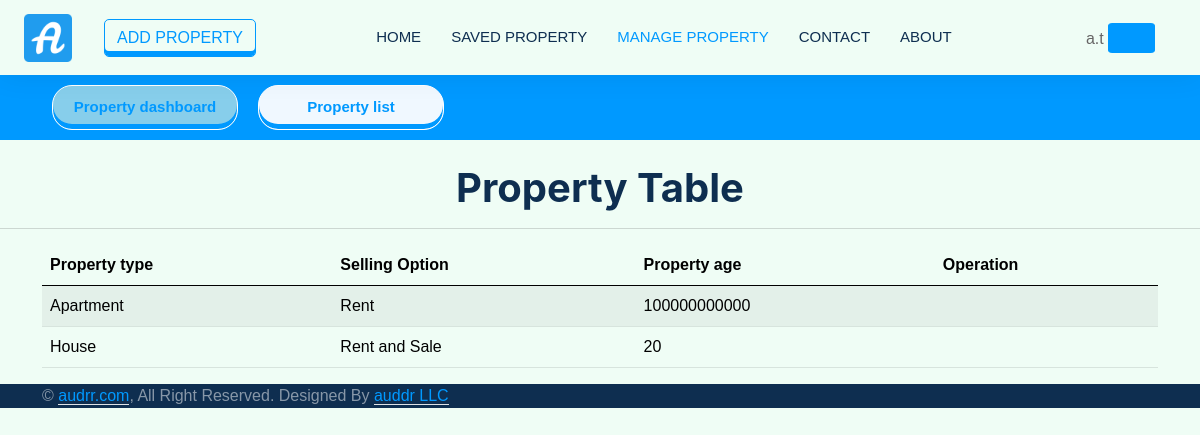
Page /prop_table (signed in) on the committed database.
### user_1/models.py (models this page shows)
class p_detail_v1(models.Model):
    seller_id = models.ForeignKey(User, on_delete=models.CASCADE)
    property_data = models.JSONField()
    property_other_data = models.JSONField(default=dict)

### user_1/views.py (the view)
# urls.py: path("prop_table", views.prop_table, name="prop_table"),
def prop_table(request):
    user_id = User.objects.get(pk=request.session["pk"])
    data = p_detail_v1.objects.filter(seller_id=user_id)
    return render(
        request,
        "theme/prop_table.html",
        {"data": data, "property_table": "property_table"},
    )

### user_1/templates/theme/prop_table.html (shortened to what this page needs)
{% extends 'theme/master.html' %}
{% block manage_property %}active{% endblock %}
{% block main_content %}
<div class="container-fluid bg-primary mb-4 wow fadeIn" data-wow-delay="0.1s" id="main">
    <div class="container">
        <div class="scroller" id="scroller">
            <button class="col-md-2 btn btn-outline-primary text-white border-white p_type_btn dashboard_page"
                id="dashboard_btn" value="all"><a href="{% url 'dashboard' %}">Property dashboard</a></button>
            <button class="col-md-2 btn btn-outline-primary text-white border-white p_type_btn property_table"
                id="list_btn">
                <a href="{% url 'prop_table' %}">Property list</a></button>
        </div>
    </div>
</div>
<div class="text-center">
    <h1>Property Table</h1>
</div>
<hr>
<div class="container container-fluid">
    <table class="table table-light table-striped">
        <thead>
            <tr>
                <th scope="col">Property type</th>
                <th scope="col">Selling Option</th>
                <th scope="col">Property age</th>
                <th scope="col">Operation</th>
            </tr>
        </thead>
        <tbody>
            {% for i in data %}
            <tr>
                <td>{{i.property_data.property_type}}</td>
                <td>{{i.property_data.selling_option}}</td>
                <td>{{i.property_data.property_age}}</td>
                <td>
                    <a href="delete_property_record/{{i.id}}" class="me-2">
                        <i class="fa fa-trash" aria-hidden="true"></i>
                    </a>
                </td>
            </tr>
            {% endfor %}
        </tbody>
    </table>
</div>
{% endblock %}

### user_1/static/theme/css/style.css (style rules this page uses)
:root { --primary: #0099ff; --secondary: #FF6922; --light: #EFFDF5; --dark: #0E2E50; }
.btn { transition: .5s; }

### user_1/templates/theme/master.html (style rules this page uses)
i { cursor: pointer; }
button, textarea:focus, select:focus, textarea.form-control:focus, input.form-control:focus, input[type=text]:focus, input[type=password]:focus, input[type=email]:focus, input[type=number]:focus, [type=text].form-control:focus, [type=password].form-control:focus, [type=email].form-control:focus, [type=tel].form-control:focus, [contenteditable].form-control:focus { box-shadow: inset 0 -5px 0 #0099ff !important; }

### user_1/templates/theme/prop_table.html (style rules this page uses)
#main { padding: 0px; }
#scroller { overflow: auto; display: flex; }
.p_type_btn { border-radius: 20px; border: 1px solid white; padding: 10px; font-size: 15px; font-weight: 600; background-color: skyblue; color: black !important; }
#dashboard_btn, #list_btn { margin: 10px; }
.active_btn { background-color: aliceblue; color: #0099ff !important; }

### rows in the picture
p_detail_v1: property_data.property_type "Apartment", property_data.selling_option "Rent", property_data.property_age "100000000000"
p_detail_v1: property_data.property_type "House", property_data.selling_option "Rent and Sale", property_data.property_age "20"

### other values in the picture
{{ request.session.username }} "a.t"
